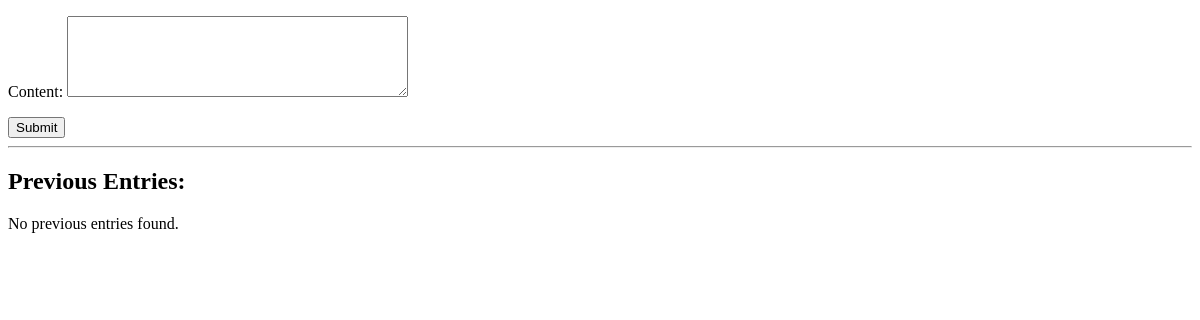
/products, run on an earlier commit of the app's database.
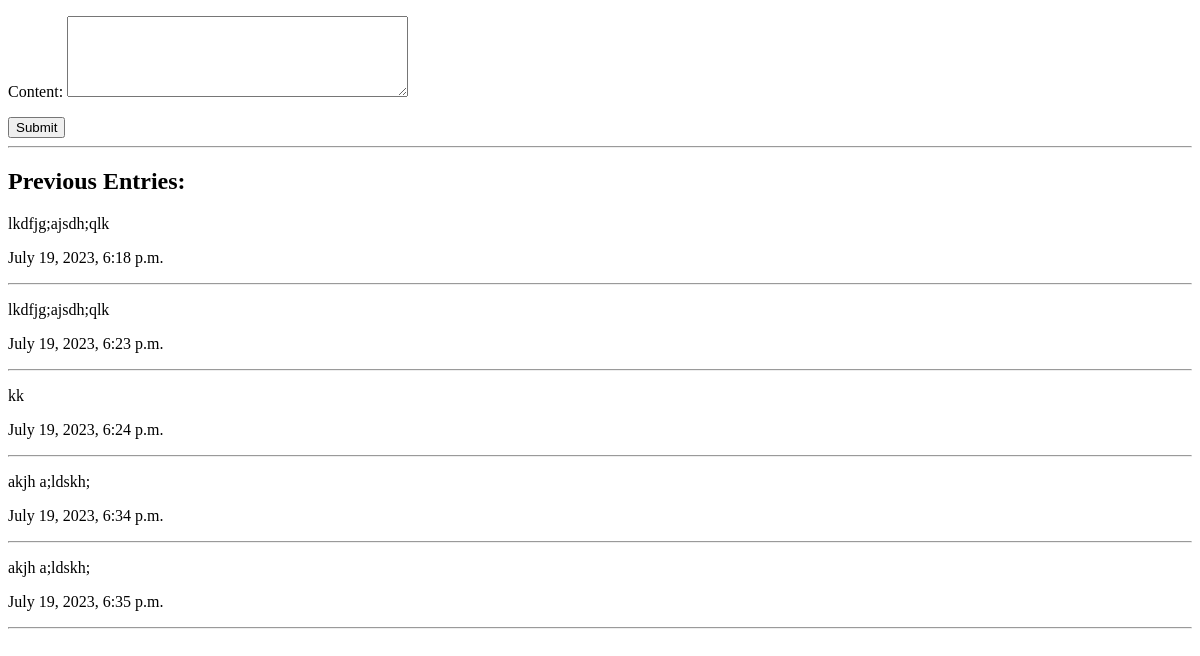
And on a later commit of the database.
### tech_army/models.py (models this page shows)
class SharedTextarea(models.Model):
    content = models.TextField()
    created_at = models.DateTimeField(auto_now_add=True)

### tech_army/views.py (the view)
# urls.py: path('products',views.shared_textarea,name='products'),
def shared_textarea(request):
    form = SharedTextareaForm()
    entries = SharedTextarea.objects.all()
    if request.method == 'POST':
        form = SharedTextareaForm(request.POST)
        if form.is_valid():
            content = form.cleaned_data['content']
            SharedTextarea.objects.create(content=content)
            return redirect('/shared_textarea')
    return render(request, 'shared_textarea.html', {'form': form, 'entries': entries})

### tech_army/forms.py
class SharedTextareaForm(forms.Form):
    content = forms.CharField(widget=forms.Textarea(attrs={'rows': 5, 'cols': 40}))

### tech_army/templates/shared_textarea.html (shortened to what this page needs)
<!DOCTYPE html>
<html>
<head>
</head>
<body>
  <form method="POST" action="{% url 'tech_army:shared_textarea' %}" >
    {{ form.as_p }}
    <button type="submit">Submit</button>
  </form>
  <hr>
  <h2>Previous Entries:</h2>
  {% for entry in entries %}
    <p>{{ entry.content }}</p>
    <p>{{ entry.created_at }}</p>
    <hr>
  {% empty %}
    <p>No previous entries found.</p>
  {% endfor %}
</body>
</html>

What changed in the data, as far as the page shows it:
added SharedTextarea: content "lkdfjg;ajsdh;qlk", created_at "July 19, 2023, 6:18 p.m."
added SharedTextarea: content "lkdfjg;ajsdh;qlk", created_at "July 19, 2023, 6:23 p.m."
added SharedTextarea: content "kk", created_at "July 19, 2023, 6:24 p.m."
added SharedTextarea: content "akjh a;ldskh;", created_at "July 19, 2023, 6:34 p.m."
added SharedTextarea: content "akjh a;ldskh;", created_at "July 19, 2023, 6:35 p.m."
Also different on the page:
text no longer shown: "No previous entries found."
